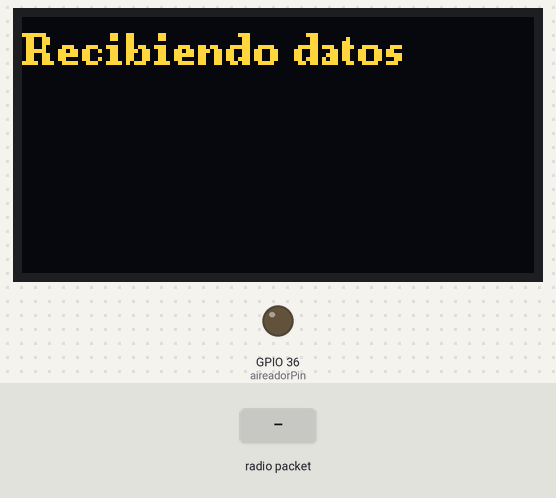
Simulated run of this sketch. Board: ESP32. Parts: 128×64 one-colour display, output pins drawn as LEDs (lit = HIGH). Inputs (shaded band) come from the test bench. The OLED is the two-colour kind (top 16 rows yellow); no radio packets arrive unless stated; what the sketch prints to the serial monitor is not drawn.

Above: at 1.2 s.
1.3 s: radio packet "Encendido" arrives
Timing chart, 0 to 4.3 s (numbered marks = the images above; inputs shaded):
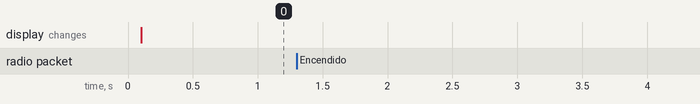

The sketch:

Nodo_Actuador.ino
```cpp
/*                      Sección del Nodo Actuador
    Realizado por: José Miguel Pereira Pontón
    Este código realiza la recepción del parámetro de encender o
    apargar el aireador en función del analisis desarrollado en
    el nodo coordinador.
*/
// --------------------------- Librerias ---------------------------
#include <SPI.h>
#include <LoRa.h>
#include <U8g2lib.h>
// --------------------------- LoRa Radio---------------------------
#define LORA_SCK 5             // GPIO5 - SX1276 SCK
#define LORA_MISO 19          // GPIO19 - SX1276 MISO
#define LORA_MOSI 27         // GPIO27 -  SX1276 MOSI
#define LORA_CS 18          // GPIO18 -   SX1276 CS
#define LORA_RST 14        // GPIO14 -    SX1276 RST
#define LORA_IRQ 26       // GPIO26 -     SX1276 IRQ (interrupt request)
// --------------------------- I2C OLED ----------------------------
#define OLED_SDA 4      // GPIO 4  - Data
#define OLED_SCL 15    // GPIO 15  - Clock
#define OLED_RST 16   // GPIO 16   - Reset
// ----------------------------- OLED ------------------------------
//U8G2_SSD1306_128X64_NONAME_F_SW_I2C Display(U8G2_R0, clock, data, reset);
U8G2_SSD1306_128X64_NONAME_F_SW_I2C Display(U8G2_R0, OLED_SCL, OLED_SDA, OLED_RST);
// ------------------------------ I/O ------------------------------
#define aireadorPin 36
// --------------------------- Variables ---------------------------
//      Bytes de informacion
byte initAddress_F = 0xFF;                       // Dirección de Broadcast
byte localAddress = 0xCC;                       // Direccion Fuente (Nodo Actuador 1)
byte variableAddressCoordinador = 0xFF;        // Direccion de envio (Nodo Coordinador)
byte variableAddressSensor = 0x00;            // Direccion del mensaje de llegada - (Iterante)
byte variableAddressActuador = 0x00;         // Direccion del mensaje de salida   - (Iterante)
byte identificador;                         // Direccion inicial del mensaje      - (Iterante)
byte recipient;                            // Direccion Local
//      Variables Iterante
int num_Case = 1;
int Aireadores = 0;
String aireadorEstado = "";
bool LoRa_Ok = false;

void setup() {
  // Establecer I/O
  pinMode(aireadorPin, OUTPUT);
  // LoRa Setup ----------------------------------------------------------
  //SPI.begin(LORA_SCK, LORA_MISO, LORA_MOSI, LORA_CS);
  SPI.begin(LORA_SCK, LORA_MISO, LORA_MOSI, LORA_CS);
  // Configuración para los pines de la comunicación por Radio LoRa
  LoRa.setPins(LORA_CS, LORA_RST, LORA_IRQ);
  //Presentar las razones por las que el ESP32 se despierta
  Serial.begin(115200);
  while (!Serial);
  Serial.println("LoRa Receptor");
  // Inicializacion de LoRa
  if (!LoRa.begin(915E6)) {
    Serial.println("Establecimiento de conexion LoRa ha Fallado!");
    while (1);
  }
  LoRa.receive();
  Serial.println("LoRa Establecido en la banda 915E6");
  // Palabra de sincronización
  LoRa.setSyncWord(0xF3);
  // OLED Setup ----------------------------------------------------------
  Display.begin();
  Display.enableUTF8Print();    // Habilitar soporte UTF8 para funciones Arduino print()
  Display.setFont(u8g2_font_ncenB08_te);
  // Mensaje Inicial en el OLED
  Display.clearBuffer();
  Display.setCursor(0, 12); Display.print("LoRa Actuador!");
  Display.sendBuffer();
}

void loop() {
  switch (num_Case) {
    case 1:
      // Se inicia escuchando el mensaje LoRa.
      Serial.println("Caso 1");
      Display.clearBuffer();
      Display.setCursor(0,12); Display.print("Recibiendo datos");
      Display.sendBuffer();
      onReceive(LoRa.parsePacket()); // Obtengo aireador, byteEnvio
      if (LoRa_Ok == true){
        num_Case++;
      }
      else {
        num_Case = 1;
      }
      break;
    case 2:
      // Se acciona el aireador en función de la entrada.
      if (Aireadores == 1){
        digitalWrite(aireadorPin, HIGH);
        Serial.println("Aireador Encendido");
      }
      else {
        digitalWrite(aireadorPin, LOW);
        Serial.println("Aireador Apagado");
      }
      num_Case = 1;
      LoRa_Ok = false;
      break;
  }
}

void onReceive(int packetSize) {
  if (packetSize == 0) return;
  //if (packetSize) {
    Serial.println("Data Recibida");
    Serial.println("Leyendo Encabezados");
    // Lectura de los encabezados del mensaje
    identificador = LoRa.read();               // Caracter de Inicio
    recipient = LoRa.read();                  // Direccion de llegada.
    variableAddressSensor = LoRa.read();     // Direccion del emisor del mensaje.
    // Lectura del mensaje
    Aireadores = LoRa.read();
    Serial.println("Revision de condiciones");

    // Si la direccion pertenece al coordinador
    if (identificador = ! initAddress_F) {
      Serial.println("No es el caracter de inicio requerido");
      LoRa_Ok = false;
      return;
    }
    if (recipient != localAddress) {
      Serial.println("Este mensaje no es para mi.");
      LoRa_Ok = false;
      return;
    }
    if (Aireadores == 1) {
      aireadorEstado == "Encendido";
    }
    else {
      aireadorEstado == "Apagado";
    }

  // Print de mensajes
    Serial.println("Enviado de: 0x" + String(variableAddressSensor, HEX));
    Serial.println("Recibido en: 0x" + String(recipient, HEX));
    Serial.println("Aireador: " + String(Aireadores));
    Serial.println("RSSI: " + String(LoRa.packetRssi()));
    Serial.println("Snr: " + String(LoRa.packetSnr()));
    Serial.println();
    //
    LoRa_Ok = true;
}
```

Measured:
- after the input at 1.3 s, every drawn part: stays the same
